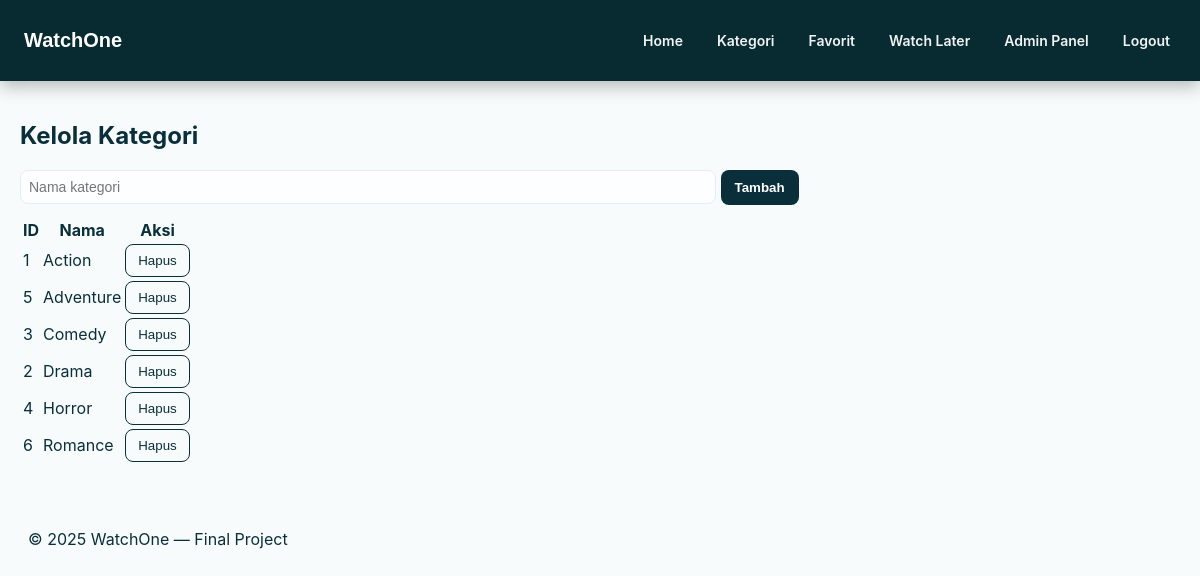
Screenshot of /admin/categories.php (signed in) with the database file from the repository.
### tables this page shows
CREATE TABLE `categories` (
  `id` int(11) NOT NULL,
  `name` varchar(100) DEFAULT NULL
);

### inc/auth.php (called while the page is built, shortened)
<?php
require_once __DIR__ . '/db.php';
function is_logged_in(): bool {
    return !empty($_SESSION['user_id']);
}
function current_user(): ?array {
    global $pdo;
    $stmt = $pdo->prepare("SELECT id, name, email, role, created_at FROM users WHERE id = :id LIMIT 1");
    $stmt->execute([':id' => $_SESSION['user_id']]);
    $u = $stmt->fetch(PDO::FETCH_ASSOC);
    return $u ?: null;
}

### admin/categories.php (the view, shortened to what this page needs)
<?php
require_once __DIR__ . '/../inc/auth.php';
require_once __DIR__ . '/../inc/db.php';
$cats = $pdo->query('SELECT id,name FROM categories ORDER BY name')->fetchAll(PDO::FETCH_ASSOC);
?>
<!doctype html>
<html lang="id">
<head>
  <link rel="stylesheet" href="../style.css">
</head>
<body>
<?php include __DIR__ . '/../inc/header.php'; ?>
<main class="container" style="padding:20px;">
  <h2>Kelola Kategori</h2>
  <form method="post" style="margin-bottom:12px;">
    <input type="text" name="name" placeholder="Nama kategori" required style="padding:8px; width:60%;">
    <button class="btn" name="create" type="submit">Tambah</button>
  </form>
  <table>
    <thead>
        <tr>
            <th>ID</th>
            <th>Nama</th>
            <th>Aksi</th>
        </tr>
    </thead>
    <tbody>
      <?php foreach($cats as $c): ?>
        <tr>
          <td><?= (int)$c['id'] ?></td>
          <td><?= htmlspecialchars($c['name']) ?></td>
          <td>
            <form method="post" style="display:inline;">
              <button class="btn-ghost" name="delete" type="submit" onclick="return confirm('Hapus kategori?');">Hapus</button>
            </form>
          </td>
        </tr>
      <?php endforeach; ?>
    </tbody>
  </table>
</main>
<?php include __DIR__ . '/../inc/footer.php'; ?>
</body>
</html>

### inc/header.php (shortened to what this page needs)
<?php
require_once __DIR__ . '/auth.php';
$user = current_user();
?>
<header class="site-header">
    <div class="container navbar">
        <button class="logo-btn" id="navToggle" aria-expanded="false">
            WatchOne <span class="caret">▾</span>
        </button>
        <nav class="nav-menu" id="navMenu">
            <a href="/ppw/TUBES/index.php">Home</a>
            <a href="/ppw/TUBES/category.php">Kategori</a>
            <?php if ($user): ?>
                <a href="/ppw/TUBES/favorites.php">Favorit</a>
                <a href="ppw/TUBES/watch_later.php">Watch Later</a>
                <?php if ($user['role'] === 'admin'): ?>
                    <a href="/ppw/TUBES/admin/index.php">Admin Panel</a>
                <?php endif; ?>
                <a href="/ppw/TUBES/logout.php">Logout</a>
            <?php else: ?>
                <a href="/ppw/TUBES/login.php">Login</a>
                <a href="/ppw/TUBES/register.php">Register</a>
            <?php endif; ?>
        </nav>
    </div>
</header>

### inc/footer.php (shortened to what this page needs)
<footer class="footer">
    <div class="container">
        <p>© <?= date('Y') ?> WatchOne — Final Project</p>
    </div>
</footer>

### style.css (style rules this page uses)
:root { --bg: #071f26; --panel: #ffffff; --muted: #6b7477; --accent: #0b2f3a; --accent-2: #e63946; --glass: rgba(255,255,255,0.04); --card-shadow: 0 6px 18px rgba(2,12,16,0.06); --radius: 10px; --maxw: 1100px; }
* { box-sizing: border-box; }
html,body { height:100%; margin:0; font-family: Inter, ui-sans-serif, system-ui, -apple-system, "Segoe UI", Roboto, "Helvetica Neue", Arial; color:#0b2f3a; background: linear-gradient(180deg, #f7fbfc 0%, #f2f6f7 100%); -webkit-font-smoothing:antialiased; -moz-osx-font-smoothing:grayscale; }
a { color: inherit; }
.container { max-width: var(--maxw); margin: 0 auto; padding: 18px; }
.site-header { background: linear-gradient(180deg,#071f26 0%, #0b2f3a 100%); color: #fff; position: sticky; top:0; z-index: 999; box-shadow: 0 6px 18px rgba(2,12,16,0.12); }
.site-header .container { display:flex; align-items:center; justify-content:space-between; gap:12px; padding:12px 18px; }
.site-header nav { display:flex; gap:10px; align-items:center; }
.site-header nav a { color:rgba(255,255,255,0.94); text-decoration:none; padding:8px 12px; border-radius:8px; font-weight:600; font-size:14px; }
.btn { display:inline-block; background:var(--accent); color:#fff; padding:10px 14px; border-radius:8px; text-decoration:none; border:none; font-weight:700; cursor:pointer; }
.btn-ghost { background:transparent; color:var(--accent); border:1px solid var(--accent); padding:8px 12px; border-radius:8px; text-decoration:none; display:inline-block; }
input[type="text"], input[type="email"], input[type="password"], textarea, select { width:100%; padding:10px 12px; border-radius:8px; border:1px solid #e6eef0; background:#fcfeff; font-size:14px; }
:root { --bg: #f7fbfc; --panel: #ffffff; --muted: #6b7477; --accent: #0b2f3a; --accent-2: #e63946; --radius: 10px; --shadow: 0 8px 24px rgba(2,12,16,0.06); --maxw: 1150px; --gap: 16px; }
html,body { height:100%; margin:0; font-family: Inter, system-ui, -apple-system, "Segoe UI", Roboto, "Helvetica Neue", Arial; background:var(--bg); color:#0b2f3a; -webkit-font-smoothing:antialiased; -moz-osx-font-smoothing:grayscale; }
a { color:inherit; text-decoration:none; }
.container { max-width: var(--maxw); margin: 0 auto; padding: 16px; }
.site-header { background:#082b31; padding:12px 0; position:sticky; top:0; z-index:1000; box-shadow:0 6px 16px rgba(0,0,0,0.25); }
.navbar { display:flex; align-items:center; justify-content:space-between; }
.logo-btn { background:none; border:none; font-weight:800; font-size:20px; color:white; cursor:pointer; display:flex; align-items:center; gap:6px; }
.nav-menu { display:none; flex-direction:column; background:#0c3f47; position:absolute; top:60px; left:16px; width:180px; border-radius:10px; padding:10px 0; box-shadow:0 10px 30px rgba(0,0,0,0.25); }
.nav-menu a { color:white; padding:10px 14px; display:block; font-weight:600; }
@media (min-width:800px) { .logo-btn { cursor:default; } }
@media (min-width:800px) { .nav-menu { position:static; display:flex !important; flex-direction:row; gap:18px; background:none; width:auto; box-shadow:none; padding:0; } }
@media (min-width:800px) { .nav-menu a { background:none; border-radius:6px; } }
.btn { display:inline-block; background:var(--accent); color:#fff; padding:10px 14px; border-radius:8px; font-weight:800; border:none; cursor:pointer; }
.btn-ghost { background:transparent; color:var(--accent); border:1px solid var(--accent); padding:8px 12px; border-radius:8px; }
@media (min-width: 768px) { .container { padding:20px; } }
@media (min-width: 900px) { .container { padding:24px; } }
@media (min-width: 1200px) { .container { max-width:1400px; padding:28px; } }

### rows the page displays
categories: id "1", name "Action"
categories: id "5", name "Adventure"
categories: id "3", name "Comedy"
categories: id "2", name "Drama"
categories: id "4", name "Horror"
categories: id "6", name "Romance"
